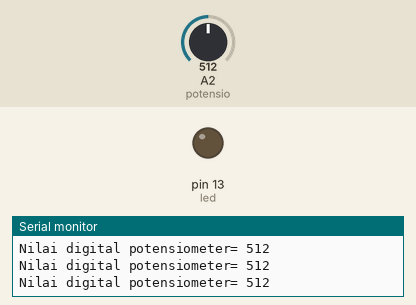
Recording of a sketch running on a simulated Arduino Uno, built with avr-gcc and run on an emulated ATmega328P. Shown: output pins drawn as LEDs (lit = HIGH), the last lines printed to the serial monitor. Inputs (shaded band) come from the test bench; at power-on: A2 (potensio) = 512.

Above: at 1.2 s.
1.3 s: A2 (potensio) set to 268
4.3 s: A2 (potensio) set to 232
At 5.1 s:
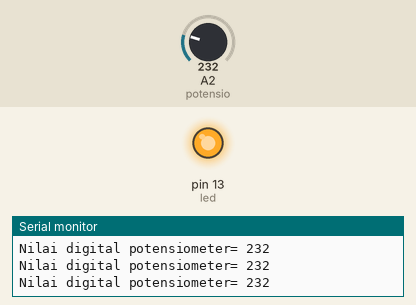
5.8 s: A2 (potensio) set to 260
At 6.9 s:
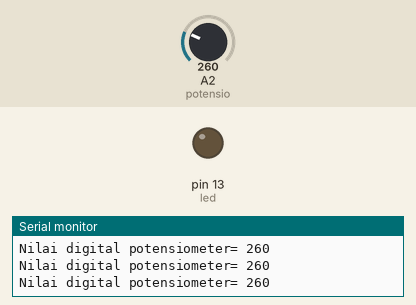
7.3 s: A2 (potensio) set to 240
At 7.6 s:
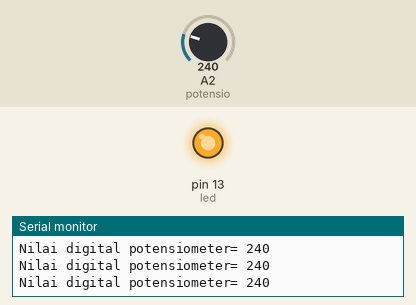
Timing chart, 0 to 10.3 s (numbered marks = the images above; inputs shaded):
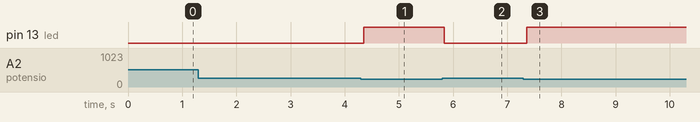

The sketch:

Prak_MCU_7_potensiometer.ino
```cpp
byte potensio = A2;
byte led = 13;
int nilai;

void setup() {
  Serial.begin(9600);
  pinMode(led, OUTPUT);
}

void loop() {
  nilai = analogRead(potensio);
  Serial.print("Nilai digital potensiometer= ");
  Serial.println(nilai);

  if (nilai < 250) {
    digitalWrite(led, HIGH);
  } else {
    digitalWrite(led, LOW);
  }
}
```

Measured:
- the behaviour switches between 250 and 249 on A2 (potensio) (found by bisection; images 0 and 1)
- after the input at 4.3 s, pin 13 (led): LOW → HIGH after 0.05 s
- after the input at 5.8 s, pin 13 (led): HIGH → LOW at once
- after the input at 7.3 s, pin 13 (led): LOW → HIGH after 0.06 s
